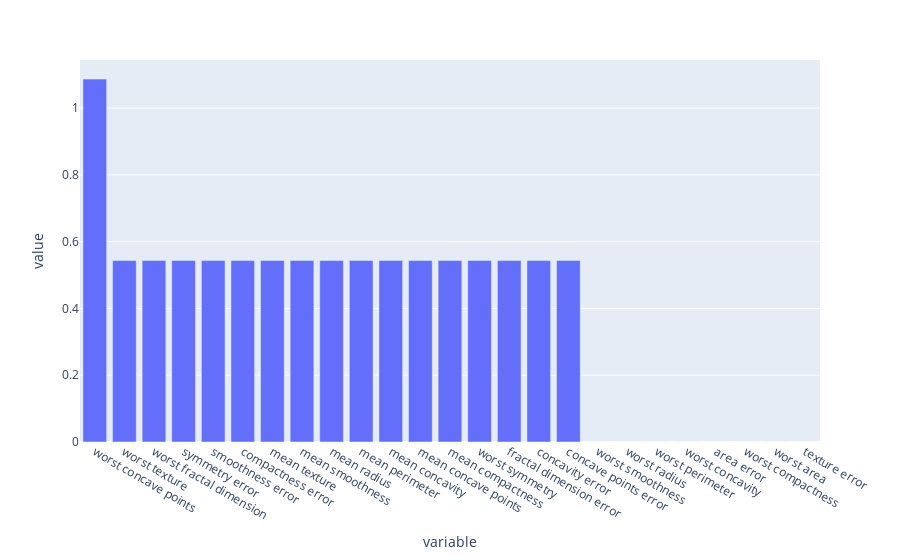

Notebook code for this chart:
### Code cell
px.bar(df, x='variable', y='value')

### Figure 1 — Plotly figure (JSON) as saved in the notebook; plotly's stock layout.template omitted (floating-point values rounded to 4 significant figures)
{"data": [{"alignmentgroup": "True", "hovertemplate": "variable=%{x}<br>value=%{y}<extra></extra>", "legendgroup": "", "marker": {"color": "#636efa"}, "name": "", "offsetgroup": "", "orientation": "v", "showlegend": false, "textposition": "auto", "type": "bar", "x": ["worst concave points", "worst texture", "worst fractal dimension", "symmetry error", "smoothness error", "compactness error", "mean texture", "mean smoothness", "mean radius", "mean perimeter", "mean concavity", "mean concave points", "mean compactness", "worst symmetry", "fractal dimension error", "concavity error", "concave points error", "worst smoothness", "worst radius", "worst perimeter", "worst concavity", "area error", "worst compactness", "worst area", "texture error"], "xaxis": "x", "y": [1.087, 0.5435, 0.5435, 0.5435, 0.5435, 0.5435, 0.5435, 0.5435, 0.5435, 0.5435, 0.5435, 0.5435, 0.5435, 0.5435, 0.5435, 0.5435, 0.5435, 0, 0, 0, 0, 0, 0, 0, 0], "yaxis": "y"}], "layout": {"barmode": "relative", "legend": {"tracegroupgap": 0}, "margin": {"t": 60}, "xaxis": {"anchor": "y", "domain": [0, 1], "title": {"text": "variable"}}, "yaxis": {"anchor": "x", "domain": [0, 1], "title": {"text": "value"}}}}
